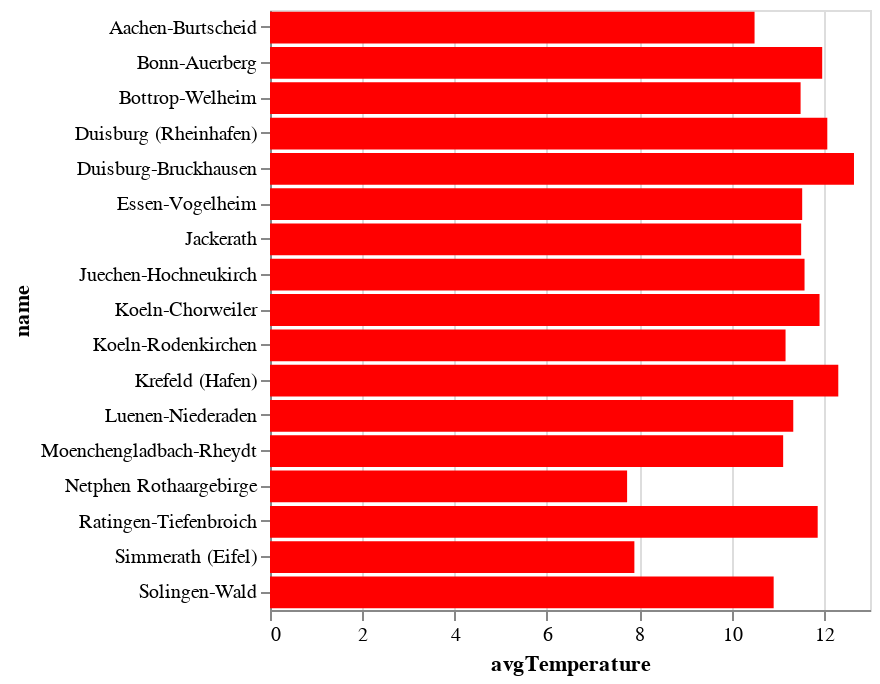

The code cell stored with this chart in its notebook:
### Code cell
w = 300
h  = 300

t = alt.Chart(data).mark_bar(color='red').encode(
    y ='name:N',
    x ='avgTemperature:Q',
).properties(width=w, height=h)
t

### Figure 1 — Vega-Lite specification as saved in the notebook (floating-point values rounded to 4 significant figures)
{"config": {"view": {"continuousWidth": 300, "continuousHeight": 300}}, "data": {"name": "data-669cf22b0d1e3f4d80d79de19ccd8789"}, "mark": {"type": "bar", "color": "red"}, "encoding": {"x": {"field": "avgTemperature", "type": "quantitative"}, "y": {"field": "name", "type": "nominal"}}, "height": 300, "width": 300, "$schema": "https://vega.github.io/schema/vega-lite/v5.20.1.json", "datasets": {"data-669cf22b0d1e3f4d80d79de19ccd8789": [{"station": "AABU", "lon": 6.094, "lat": 50.75, "elevation": 200, "name": "Aachen-Burtscheid", "station_type": "Hintergrund", "avgTemperature": 10.5}, {"station": "BONN", "lon": 7.083, "lat": 50.75, "elevation": 60, "name": "Bonn-Auerberg", "station_type": "Verkehr", "avgTemperature": 11.96}, {"station": "BOTT", "lon": 6.977, "lat": 51.53, "elevation": 30, "name": "Bottrop-Welheim", "station_type": "Industrie", "avgTemperature": 11.5}, {"station": "CHOR", "lon": 6.885, "lat": 51.02, "elevation": 46, "name": "Koeln-Chorweiler", "station_type": "Hintergrund", "avgTemperature": 11.91}, {"station": "DUB2", "lon": 6.735, "lat": 51.49, "elevation": 24, "name": "Duisburg-Bruckhausen", "station_type": "Industrie", "avgTemperature": 12.65}, {"station": "DURH", "lon": 6.727, "lat": 51.46, "elevation": 28, "name": "Duisburg (Rheinhafen)", "station_type": "Hintergrund", "avgTemperature": 12.07}, {"station": "EIFE", "lon": 6.281, "lat": 50.65, "elevation": 580, "name": "Simmerath (Eifel)", "station_type": "Hintergrund", "avgTemperature": 7.895}, {"station": "EVOG", "lon": 6.981, "lat": 51.5, "elevation": 40, "name": "Essen-Vogelheim", "station_type": "Hintergrund", "avgTemperature": 11.53}, {"station": "JACK", "lon": 6.451, "lat": 51.03, "elevation": 112, "name": "Jackerath", "station_type": "Industrie", "avgTemperature": 11.51}, {"station": "JHNK", "lon": 6.469, "lat": 51.1, "elevation": 83, "name": "Juechen-Hochneukirch", "station_type": "Industrie", "avgTemperature": 11.58}, {"station": "KRHA", "lon": 6.67, "lat": 51.34, "elevation": 34, "name": "Krefeld (Hafen)", "station_type": "Industrie", "avgTemperature": 12.31}, {"station": "MGRH", "lon": 6.426, "lat": 51.15, "elevation": 83, "name": "Moenchengladbach-Rheydt", "station_type": "Hintergrund", "avgTemperature": 11.12}, {"station": "NIED", "lon": 7.57, "lat": 51.59, "elevation": 59, "name": "Luenen-Niederaden", "station_type": "Hintergrund", "avgTemperature": 11.34}, {"station": "RAT2", "lon": 6.82, "lat": 51.3, "elevation": 42, "name": "Ratingen-Tiefenbroich", "station_type": "Hintergrund", "avgTemperature": 11.87}, {"station": "RODE", "lon": 6.985, "lat": 50.89, "elevation": 50, "name": "Koeln-Rodenkirchen", "station_type": "Hintergrund", "avgTemperature": 11.17}, {"station": "ROTH", "lon": 8.192, "lat": 50.93, "elevation": 641, "name": "Netphen Rothaargebirge", "station_type": "Hintergrund", "avgTemperature": 7.737}, {"station": "SOES", "lon": 8.148, "lat": 51.57, "elevation": 108, "name": "Soest-Ost", "station_type": "Hintergrund", "avgTemperature": null}, {"station": "SOLI", "lon": 7.053, "lat": 51.18, "elevation": 208, "name": "Solingen-Wald", "station_type": "Hintergrund", "avgTemperature": 10.91}, {"station": "UNNA", "lon": 7.694, "lat": 51.55, "elevation": 76, "name": "Unna-Koenigsborn", "station_type": "Hintergrund", "avgTemperature": null}, {"station": "VACW", "lon": 6.096, "lat": 50.77, "elevation": 168, "name": "Aachen Wilhelmstrasse", "station_type": "Verkehr", "avgTemperature": null}, {"station": "VKCL", "lon": 7.005, "lat": 50.96, "elevation": 53, "name": "Koeln Clevischer Ring", "station_type": "Verkehr", "avgTemperature": null}, {"station": "VKTU", "lon": 6.958, "lat": 50.95, "elevation": 55, "name": "Koeln Turiner Strasse", "station_type": "Verkehr", "avgTemperature": null}, {"station": "WALS", "lon": 6.748, "lat": 51.52, "elevation": 17, "name": "Duisburg-Walsum", "station_type": "Industrie", "avgTemperature": null}, {"station": "WAST", "lon": 8.361, "lat": 51.44, "elevation": 315, "name": "Warstein", "station_type": "Industrie", "avgTemperature": null}]}}
